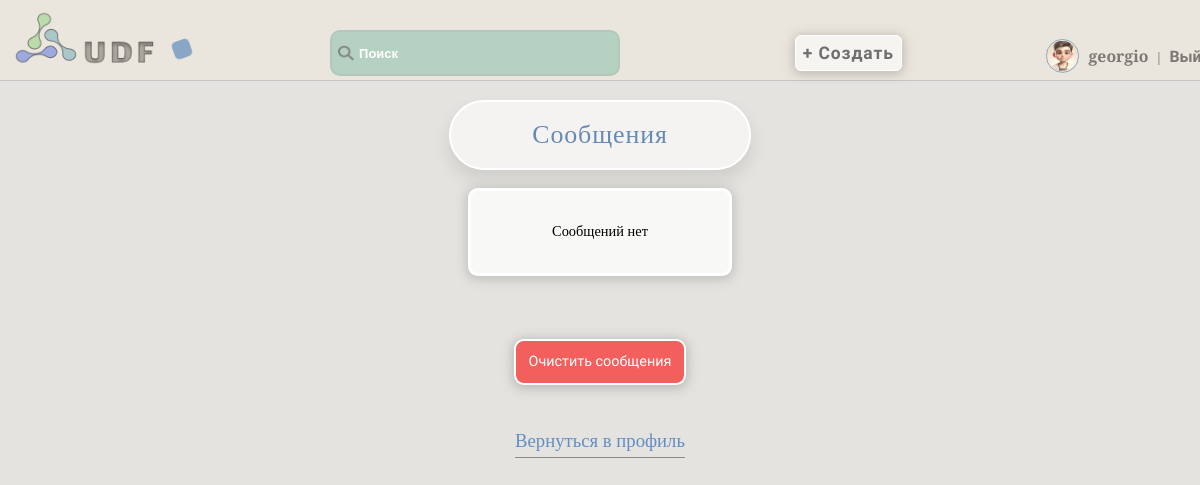
The app's page /accounts/inbox/ (signed in), older data.
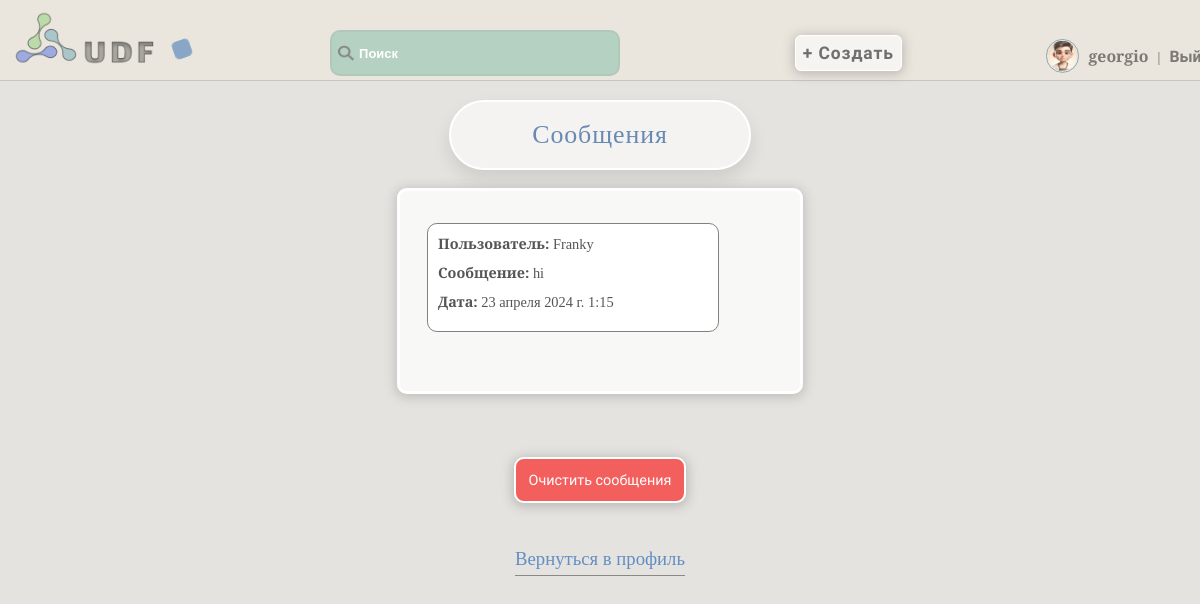
The same page, newer data.
### accounts/models.py (models this page shows, shortened)
class Message(models.Model):
    sender = models.ForeignKey(User, related_name='sent_messages', on_delete=models.CASCADE)
    recipient = models.ForeignKey(User, related_name='received_messages', on_delete=models.CASCADE)
    content = models.TextField()
    timestamp = models.DateTimeField(auto_now_add=True)
    is_read = models.BooleanField(default=False)

class User(AbstractUser):
    username = models.CharField(max_length=150, unique=True, verbose_name='Имя')
    password = models.CharField(max_length=128, null=False, blank=False, verbose_name='Пароль')
    bio = models.TextField(blank=True, verbose_name='Биография')
    country = models.CharField(max_length=50, blank=True, verbose_name='Страна')
    city = models.CharField(max_length=50, blank=True, verbose_name='Город')
    is_online = models.BooleanField(default=False, verbose_name='Статус')
    occupation = models.CharField(max_length=50, blank=True, verbose_name='Род деятельности')
    avatar = models.ImageField(upload_to='avatars', blank=True, verbose_name='Аватар')
    date_joined = models.DateTimeField(auto_now_add=True, verbose_name='Дата')
    email = models.EmailField(unique=True)
    gender_choices = [
        ('M', 'Мужской'),
        ('F', 'Женский'),
    ]
    gender = models.CharField(max_length=1, choices=gender_choices, blank=True, verbose_name='Пол')
    age = models.IntegerField(blank=True, null=True, verbose_name='Возраст')
    last_login = models.DateTimeField(default=timezone.now)
    groups = None
    user_permissions = None
    def is_online(self):
        return (timezone.now() - self.last_login).seconds < 3600

### accounts/views.py (the view)
# urls.py: path('inbox/', inbox, name='inbox'),
@login_required
def inbox(request):
    if request.method == 'POST' and 'delete_all' in request.POST:
        Message.objects.filter(recipient=request.user).delete()
        return redirect('inbox')
    unread_messages = Message.objects.filter(recipient=request.user, is_read=False)
    for message in unread_messages:
        message.is_read = True
        message.save()
    messages = Message.objects.filter(recipient=request.user).order_by('-timestamp')
    return render(request, 'messages/inbox.html', {'messages': messages})

### accounts/templates/messages/inbox.html (shortened to what this page needs)
{% extends 'core/base.html' %}
{% block content %}
  <h1>Сообщения</h1>
  <form method="post">
    <div class="inbox-message">
      {% if messages %}
        <ul>
          {% for message in messages %}
            <li>
              <strong>Пользователь:</strong> {{ message.sender.username }}<br>
              <strong>Сообщение:</strong> {{ message.content }}<br>
              <strong>Дата:</strong> {{ message.timestamp }}
            </li>
          {% endfor %}
        </ul>
      {% else %}
        <p>Сообщений нет</p>
      {% endif %}
    </div>
    <button class="del-messages-but" type="submit" name="delete_all">Очистить сообщения</button>
  </form>
  <a class="back-profile" href="{% url 'bio_view' %}">Вернуться в профиль</a>
{% endblock %}

Row changes from the older to the newer data that the page shows:
added Message: sender.username "Franky", content "hi", timestamp "23 апреля 2024 г. 1:15"
Text that changed along with them:
text no longer shown: "Сообщений нет"
